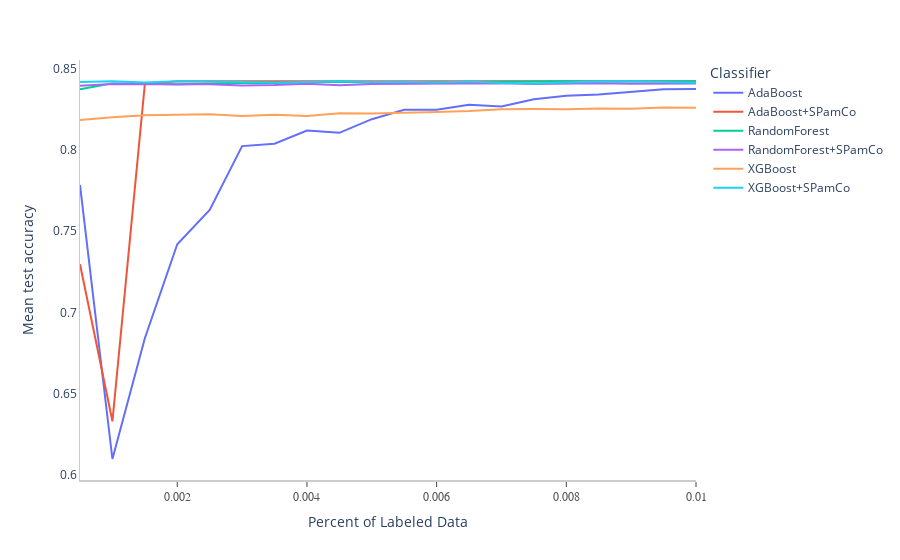

Notebook cell for this chart:
### Code cell
import plotly.express as px

fig = px.line(df_long, x="Percent of Labeled Data", y="mean", color = 'classifier')
fig.update_layout(
    yaxis_title="Mean test accuracy",
    legend_title="Classifier",
    xaxis=dict(
        showline=True,
        showgrid=False,
        showticklabels=True,
        linecolor='rgb(204, 204, 204)',
        linewidth=2,
        ticks='outside',
        tickfont=dict(
            family='Arial',
            size=12,
            color='rgb(82, 82, 82)',
        ),
    ),
    yaxis=dict(
        showgrid=True,
        zeroline=True,
        showline=True,
        showticklabels=True,
        linecolor='rgb(204, 204, 204)'
    ),
 
    showlegend=True,
    plot_bgcolor='white'
)


fig.show()

### Figure 1 — Plotly figure (JSON) as saved in the notebook; plotly's stock layout.template omitted (floating-point values rounded to 4 significant figures)
{"data": [{"hovertemplate": "classifier=AdaBoost<br>Percent of Labeled Data=%{x}<br>mean=%{y}<extra></extra>", "legendgroup": "AdaBoost", "line": {"color": "#636efa", "dash": "solid"}, "marker": {"symbol": "circle"}, "mode": "lines", "name": "AdaBoost", "orientation": "v", "showlegend": true, "type": "scatter", "x": [0.0005, 0.001, 0.0015, 0.002, 0.0025, 0.003, 0.0035, 0.004, 0.0045, 0.005, 0.0055, 0.006, 0.0065, 0.007, 0.0075, 0.008, 0.0085, 0.009, 0.0095, 0.01], "xaxis": "x", "y": [0.7786, 0.6095, 0.684, 0.742, 0.7632, 0.8025, 0.804, 0.8121, 0.8107, 0.8191, 0.8248, 0.825, 0.828, 0.8269, 0.8313, 0.8336, 0.8343, 0.8361, 0.8376, 0.8376], "yaxis": "y"}, {"hovertemplate": "classifier=AdaBoost+SPamCo<br>Percent of Labeled Data=%{x}<br>mean=%{y}<extra></extra>", "legendgroup": "AdaBoost+SPamCo", "line": {"color": "#EF553B", "dash": "solid"}, "marker": {"symbol": "circle"}, "mode": "lines", "name": "AdaBoost+SPamCo", "orientation": "v", "showlegend": true, "type": "scatter", "x": [0.0005, 0.001, 0.0015, 0.002, 0.0025, 0.003, 0.0035, 0.004, 0.0045, 0.005, 0.0055, 0.006, 0.0065, 0.007, 0.0075, 0.008, 0.0085, 0.009, 0.0095, 0.01], "xaxis": "x", "y": [0.7296, 0.6328, 0.8407, 0.8424, 0.8424, 0.8424, 0.8424, 0.8424, 0.8424, 0.8424, 0.8424, 0.8424, 0.8424, 0.8424, 0.8424, 0.8424, 0.8424, 0.8424, 0.8424, 0.8424], "yaxis": "y"}, {"hovertemplate": "classifier=RandomForest<br>Percent of Labeled Data=%{x}<br>mean=%{y}<extra></extra>", "legendgroup": "RandomForest", "line": {"color": "#00cc96", "dash": "solid"}, "marker": {"symbol": "circle"}, "mode": "lines", "name": "RandomForest", "orientation": "v", "showlegend": true, "type": "scatter", "x": [0.0005, 0.001, 0.0015, 0.002, 0.0025, 0.003, 0.0035, 0.004, 0.0045, 0.005, 0.0055, 0.006, 0.0065, 0.007, 0.0075, 0.008, 0.0085, 0.009, 0.0095, 0.01], "xaxis": "x", "y": [0.8376, 0.8412, 0.8411, 0.8405, 0.8411, 0.8416, 0.8414, 0.8419, 0.8421, 0.8417, 0.8418, 0.8422, 0.8421, 0.8423, 0.8426, 0.8425, 0.8423, 0.8423, 0.8426, 0.8425], "yaxis": "y"}, {"hovertemplate": "classifier=RandomForest+SPamCo<br>Percent of Labeled Data=%{x}<br>mean=%{y}<extra></extra>", "legendgroup": "RandomForest+SPamCo", "line": {"color": "#ab63fa", "dash": "solid"}, "marker": {"symbol": "circle"}, "mode": "lines", "name": "RandomForest+SPamCo", "orientation": "v", "showlegend": true, "type": "scatter", "x": [0.0005, 0.001, 0.0015, 0.002, 0.0025, 0.003, 0.0035, 0.004, 0.0045, 0.005, 0.0055, 0.006, 0.0065, 0.007, 0.0075, 0.008, 0.0085, 0.009, 0.0095, 0.01], "xaxis": "x", "y": [0.8398, 0.8408, 0.8406, 0.8407, 0.8407, 0.8399, 0.8402, 0.8409, 0.8401, 0.8408, 0.841, 0.8409, 0.8411, 0.8413, 0.8408, 0.841, 0.8413, 0.8409, 0.8408, 0.8411], "yaxis": "y"}, {"hovertemplate": "classifier=XGBoost<br>Percent of Labeled Data=%{x}<br>mean=%{y}<extra></extra>", "legendgroup": "XGBoost", "line": {"color": "#FFA15A", "dash": "solid"}, "marker": {"symbol": "circle"}, "mode": "lines", "name": "XGBoost", "orientation": "v", "showlegend": true, "type": "scatter", "x": [0.0005, 0.001, 0.0015, 0.002, 0.0025, 0.003, 0.0035, 0.004, 0.0045, 0.005, 0.0055, 0.006, 0.0065, 0.007, 0.0075, 0.008, 0.0085, 0.009, 0.0095, 0.01], "xaxis": "x", "y": [0.8185, 0.8203, 0.8215, 0.8217, 0.8222, 0.821, 0.8219, 0.8211, 0.8227, 0.8226, 0.8233, 0.8236, 0.8242, 0.8252, 0.8254, 0.8253, 0.8256, 0.8255, 0.8263, 0.8262], "yaxis": "y"}, {"hovertemplate": "classifier=XGBoost+SPamCo<br>Percent of Labeled Data=%{x}<br>mean=%{y}<extra></extra>", "legendgroup": "XGBoost+SPamCo", "line": {"color": "#19d3f3", "dash": "solid"}, "marker": {"symbol": "circle"}, "mode": "lines", "name": "XGBoost+SPamCo", "orientation": "v", "showlegend": true, "type": "scatter", "x": [0.0005, 0.001, 0.0015, 0.002, 0.0025, 0.003, 0.0035, 0.004, 0.0045, 0.005, 0.0055, 0.006, 0.0065, 0.007, 0.0075, 0.008, 0.0085, 0.009, 0.0095, 0.01], "xaxis": "x", "y": [0.8421, 0.8424, 0.8417, 0.8425, 0.8424, 0.8422, 0.8417, 0.842, 0.8424, 0.842, 0.8422, 0.8417, 0.8423, 0.8414, 0.841, 0.8417, 0.8424, 0.8424, 0.8421, 0.8416], "yaxis": "y"}], "layout": {"legend": {"title": {"text": "Classifier"}, "tracegroupgap": 0}, "margin": {"t": 60}, "plot_bgcolor": "white", "showlegend": true, "xaxis": {"anchor": "y", "domain": [0, 1], "linecolor": "rgb(204, 204, 204)", "linewidth": 2, "showgrid": false, "showline": true, "showticklabels": true, "tickfont": {"color": "rgb(82, 82, 82)", "family": "Arial", "size": 12}, "ticks": "outside", "title": {"text": "Percent of Labeled Data"}}, "yaxis": {"anchor": "x", "domain": [0, 1], "linecolor": "rgb(204, 204, 204)", "showgrid": true, "showline": true, "showticklabels": true, "title": {"text": "Mean test accuracy"}, "zeroline": true}}}
